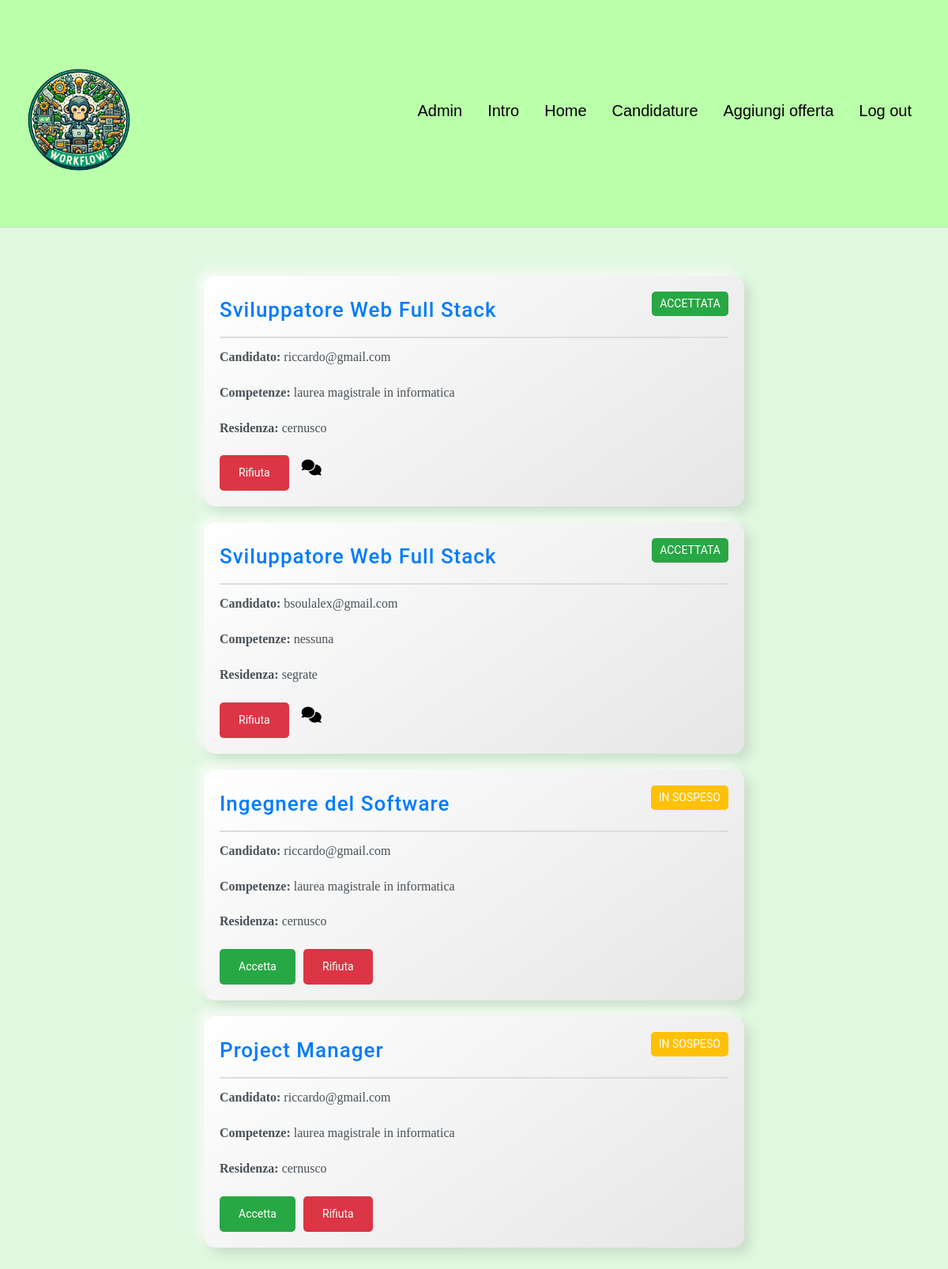
The app's page /candidature/ (signed in) with its own data.
### myapp/models.py (models this page shows)
class Candidatura(models.Model):
    id = models.AutoField(primary_key=True)
    id_candidato = models.ForeignKey(Utente, on_delete=models.CASCADE, related_name='candidato_candidatura', null=True)
    id_offerta = models.ForeignKey(Offerta, on_delete=models.CASCADE, null=True, related_name='offerta_candidatura')
    stato = models.CharField(default="in sospeso", max_length=30 , null=True)

class Offerta(models.Model):
    id = models.AutoField(primary_key=True)
    id_datore = models.ForeignKey(Utente, on_delete=models.CASCADE , related_name='datore_offerta', null=True)
    impiego = models.CharField(max_length=40 , null=True)
    stipendio = models.CharField(max_length=40 , null=True)
    descrizione = models.CharField(max_length=500 , null=True)
    data = models.DateTimeField(null=True)
    requisiti = models.CharField(max_length=500 , null=True)
    luogo = models.CharField(max_length=150 , null=True)

class Utente(models.Model):
    user = models.OneToOneField(User, on_delete=models.CASCADE)
    azienda = models.CharField(max_length=30 , null=True)
    residenza = models.CharField(max_length=30 , null=True)
    competenze = models.CharField(max_length=150 , null=True)
    tipo = models.CharField(max_length=30 , null=True)

### myapp/views.py (the view)
# urls.py: path('candidature/', views.candidature, name='candidature'),
def candidature(request):
    if request.session.get('username'):
        username = request.session['username']
        user = User.objects.get(username=username)
        utente = Utente.objects.get(user=user)
        if utente.tipo=='candidato':
            cand = Candidatura.objects.filter(id_candidato=utente)
        else:
            cand = Candidatura.objects.filter(id_offerta__id_datore=utente)
        return render(request, 'myapp/candidature.html', {"tipo":utente.tipo, 'candidature':cand})
    else:
        return redirect("login")

### myapp/templates/myapp/candidature.html (shortened to what this page needs)
{% extends "base.html" %}
{% block navcontent %}
    {% if tipo == 'datore' %}
        <button id="">
            <a class="a" href="/addOfferta">Aggiungi offerta</a>
        </button>
    {% elif tipo == 'candidato' %}
        <button id="">
            <a class="a" href="/preferiti">Preferiti</a>
        </button>
    {% endif %}
{% endblock %}
{% block content %}
    <div class="container-cand">
        <div class="candidature-list">
            {% for candidatura in candidature %}
            <div class="candidatura-item">
                <div class="header">
                    <h2 class="job-title">{{ candidatura.id_offerta.impiego }}</h2>
                    {% if candidatura.stato == 'in sospeso' %}
                        <p class="status waiting">In Sospeso</p>
                    {% else %}
                        <p class="status accepted">Accettata</p>
                    {% endif %}
                </div>
                <div class="dati-candidatura">
                    {% if tipo == 'datore' %}
                        <p><strong>Candidato:</strong> {{ candidatura.id_candidato.user.email }}</p>
                        <p><strong>Competenze:</strong> {{ candidatura.id_candidato.competenze }}</p>
                        <p><strong>Residenza:</strong> {{ candidatura.id_candidato.residenza }}</p>
                    {% endif %}
                </div>
                <div class="actions">
                    {% if tipo == 'candidato' %}
                    <form action="{% url 'cancella_candidatura' candidatura.id %}" method="post">
                        {% csrf_token %}
                        <button class="rej-del-btn">Elimina</button>
                    </form>
                    {% else %}
                        {% if candidatura.stato != 'accettata' %}
                            <form action="{% url 'accetta_candidatura' candidatura.id %}" method="post">
                                <button class="accept-btn">Accetta</button>
                            </form>
                        {% endif %}
                        <form action="{% url 'cancella_candidatura' candidatura.id %}" method="post">
                            <button class="rej-del-btn">Rifiuta</button>
                        </form>
                    {% endif %}
                    {% if  candidatura.stato == 'accettata'%}
                        <form action="{% url 'chat' candidatura.id %}" method="post">
                            <button class="chat-btn" type="submit">
                            <i class="fa-solid fa-comments"></i>
                            </button>
                        </form>
                    {% endif %}
                </div>
            </div>
            {% endfor %}
        </div>
    </div>
{% endblock %}

### myapp/static/myapp/style.css (style rules this page uses)
body { font-family: 'Arial', sans-serif; margin: 0; padding: 0; background-color: #e0f7e0; height: 100vh; color: #333; }
html, body { overflow-x: scroll; }
.right-nav button { background: none; border: none; cursor: pointer; transition: all 0.3s ease; color: rgb(60, 60, 60); }
#uncollapsed a { font-size: 20px; text-decoration:none; }
.navbar a { position: relative; display: inline-block; padding: 10px; text-decoration: none; color: #000; overflow: hidden; }
.a::before, .a::after { content: ''; position: absolute; bottom: 0; width: 0; height: 2px; background-color: rgb(41, 180, 41); transition: all 0.3s; border-radius: 1px; }
.navbar a::before { left: 50%; transform: translateX(-50%); }
.navbar a::after { right: 50%; transform: translateX(50%); }
.container-cand { max-width: 800px; margin: 20px auto; padding: 20px; border-radius: 10px; }
.candidature-list { display: flex; flex-direction: column; align-items: center; }
.candidatura-item { width: 90%; background: linear-gradient(145deg, #ffffff, #e6e6e6); border-radius: 15px; box-shadow: 8px 8px 15px rgba(0, 0, 0, 0.1), -8px -8px 15px rgba(255, 255, 255, 0.7); padding: 20px; margin-bottom: 20px; transition: transform 0.2s, box-shadow 0.2s; }
.header { display: flex; justify-content: space-between; align-items: center; border-bottom: 2px solid #ddd; padding-bottom: 10px; margin-bottom: 10px; }
.job-title { font-size: 26px; color: #007bff; margin: 0; font-family: 'Roboto', sans-serif; letter-spacing: 1px; }
.status { font-size: 14px; padding: 5px 10px; border-radius: 5px; text-transform: uppercase; font-family: 'Roboto', sans-serif; }
.waiting { background-color: #ffc107; color: #fff; }
.accepted { background-color: #28a745; color: #fff; }
.dati-candidatura { color: #495057; font-family: 'Lora', serif; line-height: 1.8; }
.actions { display: flex; justify-content: flex-start; gap: 10px; margin-top: 20px; }
.chat-btn { position:relative; border: none; background-color: rgba(255, 255, 255, 0); font-size: 20px; cursor: pointer; transition: all 0.3s ease; }
.accept-btn, .rej-del-btn { font-size: 14px; padding: 12px 24px; border: none; border-radius: 5px; cursor: pointer; transition: all 0.3s ease; font-family: 'Roboto', sans-serif; }
.accept-btn { background-color: #28a745; color: #fff; }
.rej-del-btn { background-color: #dc3545; color: #fff; }

### records on screen
Candidatura: id_offerta.impiego "Sviluppatore Web Full Stack", stato "ACCETTATA", id_candidato.user.email "riccardo@gmail.com", id_candidato.competenze "laurea magistrale in informatica", id_candidato.residenza "cernusco"
Candidatura: id_offerta.impiego "Sviluppatore Web Full Stack", stato "ACCETTATA", id_candidato.user.email "bsoulalex@gmail.com", id_candidato.competenze "nessuna", id_candidato.residenza "segrate"
Candidatura: id_offerta.impiego "Ingegnere del Software", stato "IN SOSPESO", id_candidato.user.email "riccardo@gmail.com", id_candidato.competenze "laurea magistrale in informatica", id_candidato.residenza "cernusco"
Candidatura: id_offerta.impiego "Project Manager", stato "IN SOSPESO", id_candidato.user.email "riccardo@gmail.com", id_candidato.competenze "laurea magistrale in informatica", id_candidato.residenza "cernusco"
